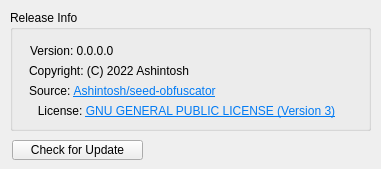
<?xml version="1.0" encoding="UTF-8"?>
<ui version="4.0">
 <class>aboutwindow</class>
 <widget class="QWidget" name="aboutwindow">
  <property name="geometry">
   <rect>
    <x>0</x>
    <y>0</y>
    <width>381</width>
    <height>169</height>
   </rect>
  </property>
  <property name="windowTitle">
   <string>About</string>
  </property>
  <widget class="QGroupBox" name="gbxReleaseInfo">
   <property name="geometry">
    <rect>
     <x>10</x>
     <y>10</y>
     <width>361</width>
     <height>121</height>
    </rect>
   </property>
   <property name="title">
    <string>Release Info</string>
   </property>
   <widget class="QLabel" name="lblVersion_Val">
    <property name="geometry">
     <rect>
      <x>20</x>
      <y>31</y>
      <width>101</width>
      <height>20</height>
     </rect>
    </property>
    <property name="text">
     <string>Version: 0.0.0.0</string>
    </property>
   </widget>
   <widget class="QLabel" name="lblLicense">
    <property name="geometry">
     <rect>
      <x>16</x>
      <y>91</y>
      <width>321</width>
      <height>20</height>
     </rect>
    </property>
    <property name="text">
     <string>&lt;html&gt;&lt;head/&gt;&lt;body&gt;&lt;p align=&quot;center&quot;&gt;License: &lt;a href=&quot;https://raw.githubusercontent.com/Ashintosh/seed-obfuscator/main/LICENSE&quot;&gt;&lt;span style=&quot; text-decoration: underline; color:#007af4;&quot;&gt;GNU GENERAL PUBLIC LICENSE (Version 3)&lt;/span&gt;&lt;/a&gt;&lt;/p&gt;&lt;/body&gt;&lt;/html&gt;</string>
    </property>
    <property name="textFormat">
     <enum>Qt::RichText</enum>
    </property>
    <property name="openExternalLinks">
     <bool>true</bool>
    </property>
    <property name="textInteractionFlags">
     <set>Qt::TextBrowserInteraction</set>
    </property>
   </widget>
   <widget class="QLabel" name="lblCopyright">
    <property name="geometry">
     <rect>
      <x>19</x>
      <y>51</y>
      <width>191</width>
      <height>20</height>
     </rect>
    </property>
    <property name="text">
     <string>Copyright: (C) 2022 Ashintosh</string>
    </property>
   </widget>
   <widget class="QLabel" name="lblSource">
    <property name="geometry">
     <rect>
      <x>19</x>
      <y>71</y>
      <width>221</width>
      <height>20</height>
     </rect>
    </property>
    <property name="text">
     <string>&lt;html&gt;&lt;head/&gt;&lt;body&gt;&lt;p&gt;Source: &lt;a href=&quot;https://github.com/Ashintosh/seed-obfuscator&quot;&gt;&lt;span style=&quot; text-decoration: underline; color:#007af4;&quot;&gt;Ashintosh/seed-obfuscator&lt;/span&gt;&lt;/a&gt;&lt;/p&gt;&lt;/body&gt;&lt;/html&gt;</string>
    </property>
    <property name="textFormat">
     <enum>Qt::RichText</enum>
    </property>
    <property name="openExternalLinks">
     <bool>true</bool>
    </property>
    <property name="textInteractionFlags">
     <set>Qt::TextBrowserInteraction</set>
    </property>
   </widget>
  </widget>
  <widget class="QPushButton" name="btnCheckUpdate">
   <property name="geometry">
    <rect>
     <x>12</x>
     <y>140</y>
     <width>131</width>
     <height>20</height>
    </rect>
   </property>
   <property name="text">
    <string>Check for Update</string>
   </property>
  </widget>
 </widget>
 <resources/>
 <connections/>
</ui>
